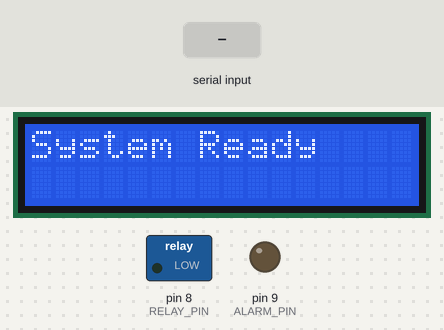
Simulated run of this sketch. Board: Arduino Uno, built with avr-gcc and run on an emulated ATmega328P. On the bench: 16×2 character LCD, switched loads named in the sketch (green lamp = pin HIGH), output pins drawn as LEDs (lit = HIGH). The test bench sets the inputs (shaded band). The modem accepts every AT command (registered, SIM ready, sends succeed) and sends nothing else.

Above: at 1.3 s.
1.4 s: "1\n" received over Serial
At 3.6 s:
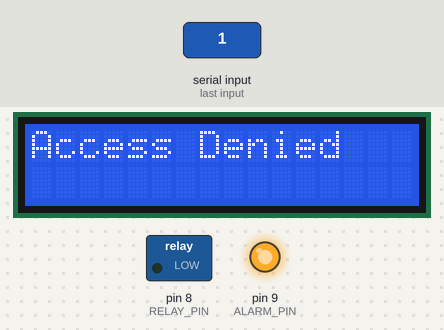
At 8.8 s:
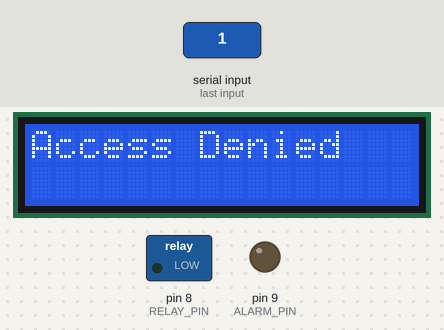
Timing chart, 0 to 10.3 s (numbered marks = the images above; inputs shaded):
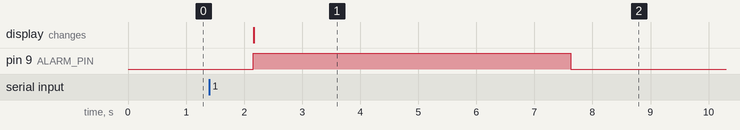

Measured:
- after the input at 1.4 s, pin 9 (ALARM_PIN): LOW → HIGH after 0.75 s, → LOW 5.5 s later; the display: changes after 0.77 s (image 1)

The sketch:

SOLDIER_ENTRY.ino
```cpp
#include <SPI.h>
#include <Wire.h>
#include <LiquidCrystal_I2C.h>
#include <SoftwareSerial.h>

// Define the I2C LCD address and dimensions
#define LCD_ADDRESS 0x27
#define LCD_COLUMNS 16
#define LCD_ROWS 2

// Initialize I2C LCD
LiquidCrystal_I2C lcd(LCD_ADDRESS, LCD_COLUMNS, LCD_ROWS);

// Initialize software serial for GSM module
SoftwareSerial gsmSerial(2, 3); // RX, TX

// Pin Definitions
#define RELAY_PIN   8
#define ALARM_PIN   9

// Authorized RFID tags
String authorizedUIDs[] = {
  "1234", // Example UID, replace with actual authorized tags
  "ABCD"
};

// Function prototypes
void sendSMS(const String &message);
void unlockDoor();
void triggerAlarm();
String readRFID();

void setup() {
  // Initialize serial communication for Virtual Terminal (RFID)
  Serial.begin(9600);

  // Initialize software serial for GSM
  gsmSerial.begin(9600);

  // Initialize I2C LCD
  lcd.begin(LCD_COLUMNS, LCD_ROWS);
  lcd.init();
  lcd.backlight();
  lcd.print("System Ready");

  // Initialize pins
  pinMode(RELAY_PIN, OUTPUT);
  pinMode(ALARM_PIN, OUTPUT);

  digitalWrite(RELAY_PIN, LOW); // Ensure door is locked initially
  digitalWrite(ALARM_PIN, LOW); // Ensure alarm is off initially
}

void loop() {
  // Check for RFID data from Virtual Terminal
  String uid = readRFID();
  if (uid != "") {
    // Check if UID is authorized
    bool authorized = false;
    for (String authorizedUID : authorizedUIDs) {
      if (uid == authorizedUID) {
        authorized = true;
        break;
      }
    }

    // Display and process authentication result
    lcd.clear();
    if (authorized) {
      lcd.print("Access Granted");
      unlockDoor();
    } else {
      lcd.print("Access Denied");
      triggerAlarm();
    }

    // Delay to allow the user to see the message
    delay(5000);
    lcd.clear();
    lcd.print("System Ready");
  }

  // Short delay before next loop iteration
  delay(1000);
}

// Function to send SMS via GSM module
void sendSMS(const String &message) {
  gsmSerial.println("AT+CMGF=1"); // Set SMS mode to text
  delay(100);
  gsmSerial.println("AT+CMGS=\"+1234567890\""); // Replace with target phone number
  delay(100);
  gsmSerial.println(message);
  delay(100);
  gsmSerial.write(26); // Send Ctrl+Z to indicate end of message
  delay(100);
}

// Function to unlock the door
void unlockDoor() {
  digitalWrite(RELAY_PIN, HIGH); // Activate relay
  sendSMS("Access Granted: Armory Unlocked");
  delay(5000); // Keep door unlocked for 5 seconds
  digitalWrite(RELAY_PIN, LOW); // Deactivate relay (lock door)
}

// Function to trigger the alarm
void triggerAlarm() {
  digitalWrite(ALARM_PIN, HIGH); // Activate alarm
  sendSMS("Access Denied: Unauthorized Attempt");
  delay(5000); // Sound alarm for 5 seconds
  digitalWrite(ALARM_PIN, LOW); // Deactivate alarm
}

// Function to read RFID data from Virtual Terminal
String readRFID() {
  String rfidData = "";
  if (Serial.available() > 0) {
    // Read data from the serial port
    rfidData = Serial.readStringUntil('\n');
    rfidData.trim(); // Remove any leading/trailing whitespace
  }
  return rfidData;
}
```
